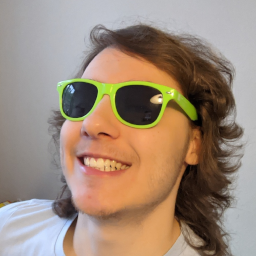
#> input picture profile_pic_2020_256x256.png, 256 x 256 px
$ jupyter execute --allow-errors Homework1.ipynb
#> lines starting #> are read from the running program, lines starting #| are printed output that depends on the picture
[cell 1]
import math
import matplotlib.colors as mcolors
import matplotlib.image as mpimg
import matplotlib.pyplot as plt
import numpy as np

from enum import Enum
from itertools import product
from scipy.signal import convolve2d

# some exercises depend on one another. but convolution is expensive and
# takes time. disable this to produce the data for dependant exercises,
# but skip expensive convolution
enable_convolution = True

# the path of the image to be analyzed
img_path = "profile_pic_2020_256x256.png"

# helper functions
def find_min_max(kernel):
    min = float("inf")
    max = float("-inf")

    for row in kernel:
        for v in row:
            if v < min:
                min = v
            if v > max:
                max = v

    return (min, max)

def make_gradient(kernel):
    min, max = find_min_max(kernel)

    if min <= 0 & 0 <= max:
        center = 0
    else:
        center = 0.5*(min+max)

    # - black for the center is ugly, but human vision is particularily good at
    #   discerning dark values. so black is the ideal color for the center.
    # - yellow and cyan are quite bright in comparison and have a high contrast
    #   to each other. "blue" vs yellow is favorable over red vs green, as red-
    #   green colorblindness is somewhat common, which i want to avoid
    neg = "#00ffff"
    ctr = "#000000"
    pos = "#ffff00"

    if max <= 0:
        gradient = [neg, ctr]
    elif min >= 0:
        gradient = [ctr, pos]
    else:
        gradient = [neg, ctr, pos]

    norm = mcolors.TwoSlopeNorm(vmin=min, vcenter=center, vmax=max)
    cmap = mcolors.LinearSegmentedColormap.from_list(
        "custom_gradient",
        gradient
    )

    return (norm, cmap)


def plot_kernel(kernel):
    norm, cmap = make_gradient(kernel)
    plt.imshow(kernel, norm=norm, cmap=cmap)
    plt.colorbar()
    plt.show()

def apply_and_plot(kernel, img):
    if not enable_convolution:
        return

    kernel_ = normalize(kernel)
    img_ = normalize(img)

    out = convolve2d(img, kernel, mode='same')
    img_[:kernel_.shape[0], :kernel_.shape[1]] = kernel_

    fig, axes = plt.subplots(1, 2)
    axes[0].imshow(img_, cmap="gray")
    axes[1].imshow(out, cmap="gray")
    plt.show()

def normalize(img):
    arr = np.array(img)
    normalized = (arr - arr.min()) / (arr.max() - arr.min())
    return normalized

[cell 2]
# Excercise 4. (A)
print("(A)")

img = mpimg.imread(img_path)
#> img is the input picture: shape (256, 256, 3) float32; mean R, G, B 0.618, 0.539, 0.475
plt.imshow(img)
plt.show()

# prepare image
if img.ndim == 3:
    img = img.mean(axis=2)
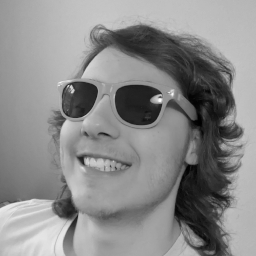
#> img: shape (256, 256) float32; min 0, max 0.992, mean 0.544

plt.imshow(img, cmap="gray")
plt.show()

[cell 3]
# Excercise 4. (B)
print("(B)")

# explanation
print("- L controls the width of the active field in the kernel")
print("- v controls the weight of the surround field")
print("- a positive v finds dark spots in the image")
print("- a negative v finds bright spots in the image")
print("- a wide kernel produces a blurry image")
print("- a large L produces a double image")

print()
print()
print()

# define helper class and function
class BoxParameter:
    def __init__(self, kernel_width, L, v):
        self.kernel_width = kernel_width
        self.L = L
        self.v = v

def make_box_kernel(kernel_width, L, v):
    kernel = np.ones((kernel_width,kernel_width)) * -v
    min = int((kernel_width - L) / 2)
    max = int((kernel_width + L) / 2)
    kernel[min:max, min:max] = 1
    return kernel

# define parameters
box_parameters = [
    BoxParameter(32, L=30, v=5),
    BoxParameter(32, L=16, v=10),
    BoxParameter(32, L=16, v=-10),
    BoxParameter(4, L=2, v=1),
]

# generate, apply kernel and plot resulting image
for p in box_parameters:
    kernel_width = p.kernel_width
    L = p.L
    v = p.v

    print(f"L: {L}")
    print(f"v: {v}")

    kernel = make_box_kernel(kernel_width, L, v)
    plot_kernel(kernel)
    apply_and_plot(kernel, img)
#> this loop made 4 passes
#> pass 1, in normalize, `arr = np.array(img)`:
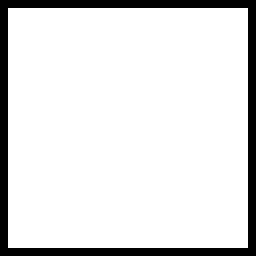
#> arr: shape (32, 32) float64 (shown 8 times larger); values -5 (black) and 1 (white), 87.9% white; black in thin lines or dots

[cell 4]
# Excercise 4. (C)
print("(C)")

# explanation
print("- sigma o controls the width of the gaussian")
print("- w controls the weight of the gaussian")
print("- c stands for center, and s for surround")
print("- but it's easy to choose a sigma_c that is bigger than sigma_s, to produce an inhibiting receptive field")
print("- a small gaussian filter detects details")
print("- a large gaussian filter detects broader structures (ie it blurrs the image)")
print("- depending on the sign of the gaussian, the receptive field may detect bright or dark spots")

print()
print()
print()

# define helper class and function
class GaussianParameter:
    def __init__(self, kernel_width, wc, oc, ws, os):
        self.kernel_width = kernel_width
        self.wc = wc
        self.oc = oc
        self.ws = ws
        self.os = os

# https://www.desmos.com/calculator/ytrkggiqib
def make_gaussian_kernel(p: GaussianParameter):
    kernel = np.zeros((p.kernel_width, p.kernel_width))

    for iy in range(p.kernel_width):
        for ix in range(p.kernel_width):
            x = ix - int(p.kernel_width / 2)
            y = iy - int(p.kernel_width / 2)

            x2 = x * x
            y2 = y * y
            x2y2 = x2 + y2
            wc = p.wc
            ws = p.ws
            oc = p.oc
            os = p.os
            oc2 = oc * oc
            os2 = os * os

            k1 = (wc / oc2) * math.exp(- x2y2 / (2 * oc2))
            k2 = (ws / os2) * math.exp(- x2y2 / (2 * os2))
            k = k1 - k2

            kernel[ix, iy] = k

    return kernel

# define parameters
N = 32
gaussian_parameters = [
    GaussianParameter(N, wc=1.1, oc=8, ws=1, os=24),
    GaussianParameter(N, wc=4.4, oc=1.5, ws=6.2, os=5),
    GaussianParameter(N, wc=4.8, oc=3, ws=3.5, os=1.8),
]

# generate, apply kernel and plot resulting image
for p in gaussian_parameters:
    print(f"wc: {p.wc}")
    print(f"oc: {p.oc}")
    print(f"ws: {p.ws}")
    print(f"os: {p.os}")

    kernel = make_gaussian_kernel(p)
    plot_kernel(kernel)
    apply_and_plot(kernel, img)
#> this loop made 3 passes
#> pass 1, in apply_and_plot (call 5), `out = convolve2d(img, kernel, mode='same')`:
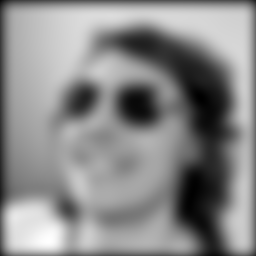
#> out: shape (256, 256) float64; min 0.49, max 4.13, mean 2.46; drawn with min black and max white
#> after the loop:
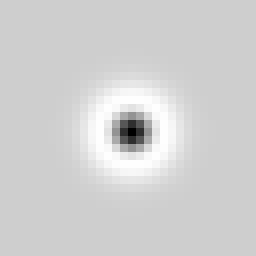
#> kernel: shape (32, 32) float64 (shown 8 times larger); min -0.547, max 0.129, mean 0.00798; drawn with min black and max white

# explanation
# sigma o controls the width of the gaussian, omega w the weight or amplitude

[cell 5]
# Excercise 4. (D) + (E)
print("(D) + (E)")

# explanation
print("- ox controls the width of the receptive field")
print("- oy controls the height of the receptive field")
print("- k is the frequency of the grating inside the receptive field and")
print("- phi is the phase of the grating inside the receptive field")
print("- the gabor filter detects edges and/or parallel lines")
print("- the higher the frequency, the more parallel lines will be detected")
print("- dependant on x and y, the gabor filter may select for horizontal or vertical edges and/or parallel lines")

print()
print()
print()

# define helper class and function
class Orientation(Enum):
    HORIZONTAL = 1
    VERTICAL = 2

class GaborParameter:
    def __init__(
        self,
        kernel_width,
        ox,
        oy,
        k,
        phi,
    ):
        self.kernel_width = kernel_width
        self.ox = ox
        self.oy = oy
        self.k = k
        self.phi = phi

# https://www.desmos.com/calculator/qg2mdr2mqz
def make_gabor_kernel(p: GaborParameter, orientation):
    kernel = np.zeros((p.kernel_width, p.kernel_width))

    for iy in range(p.kernel_width):
        for ix in range(p.kernel_width):
            x = ix - int(p.kernel_width / 2)
            y = iy - int(p.kernel_width / 2)

            ox = p.ox
            oy = p.oy
            k = p.k
            phi = p.phi

            if orientation == Orientation.VERTICAL:
                val = x
            else:
                val = y

            exp = math.exp(-((x*x)/(2*ox*ox))-((y*y)/(2*oy*oy)))
            cos = math.cos(k * val + phi)
            k = exp * cos

            kernel[ix, iy] = k

    return kernel

# define parameters
N = 32
gabor_parameters = [
    GaborParameter(N, ox=3.0, oy=4.5, k=2 * 2 * math.pi / N, phi=math.pi/2),
    GaborParameter(N, ox=3.0, oy=4.5, k=4 * 2 * math.pi / N, phi=0),
]

# generate, apply kernel and plot resulting image
for p in gabor_parameters:
    print(f"ox: {p.ox}")
    print(f"oy: {p.oy}")
    print(f"k: {p.k}")
    print(f"phi: {p.phi}")

    kernel_vertical = make_gabor_kernel(p, Orientation.VERTICAL)
    kernel_horizontal = make_gabor_kernel(p, Orientation.HORIZONTAL)

    # plot kernel
    fig, axes = plt.subplots(1, 2)

    norm, cmap = make_gradient(kernel_vertical)
    im0 = axes[0].imshow(kernel_vertical, norm=norm, cmap=cmap)
    fig.colorbar(im0, ax=axes[0])

    norm, cmap = make_gradient(kernel_horizontal)
    im1 = axes[1].imshow(kernel_horizontal, norm=norm, cmap=cmap)
    fig.colorbar(im1, ax=axes[1])

    fig.subplots_adjust(wspace=0.5)

    plt.show()
    apply_and_plot(kernel_vertical, img)
    apply_and_plot(kernel_horizontal, img)
#> this loop made 2 passes
#> pass 1, in apply_and_plot (call 8), `out = convolve2d(img, kernel, mode='same')`:
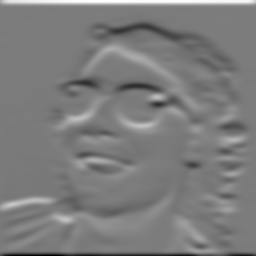
#> out: shape (256, 256) float64; min -18.35, max 19.37, mean 0.114; drawn with min black and max white
#> pass 1, in apply_and_plot (call 9), `plt.show()`:
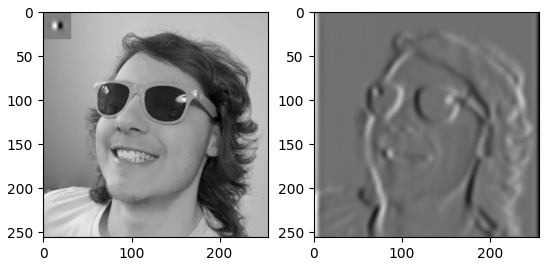
#> figure drawn by matplotlib, 2 panels
#> after the loop:
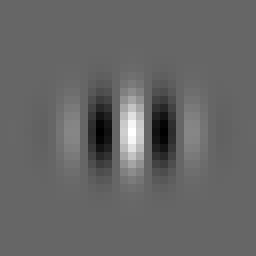
#> kernel_horizontal: shape (32, 32) float64 (shown 8 times larger); min -0.674, max 1, mean 0.000141; drawn with min black and max white
#> after the loop:
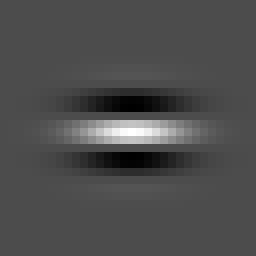
#> kernel_vertical: shape (32, 32) float64 (shown 8 times larger); min -0.429, max 1, mean 0.00516; drawn with min black and max white

[cell 6]
# Excercise 4. (F) + (G)
print("(F) + (G)")

# explanation
print("- g(k) is the contrast sensitivity function, which represents which wave/grating produces the greates neural response of a receptive field")
print("=> this is equivalent to the furier transform")
print("- k is close to k_hat, but it still differs. i suspect that's due to the finite nature of this kernel, producing slight artefacts")

print()
print()
print()

# define helper functions
def g_(kernel, k, callback):
    height, width = kernel.shape

    g = 0

    for iy in range(height):
        for ix in range(width):
            x = ix - int(width / 2)
            y = iy - int(height / 2)

            pixel = kernel[iy,ix]
            cos = callback(k * x)
            g += pixel * cos

    return g

def g_c(kernel, k):
    return g_(kernel, k, math.cos)

def g_s(kernel, k):
    return g_(kernel, k, math.sin)

def g(kernel, k):
    gs = g_s(kernel, k)
    gc = g_c(kernel, k)

    return math.sqrt(gs * gs + gc * gc)

# run contrast sensitivity function
for p in gabor_parameters:

    if not enable_convolution:
        break

    kernel = make_gabor_kernel(p, Orientation.HORIZONTAL)
    plot_kernel(kernel)

    x_values = np.linspace(0, 1, 1000)
    y_values = [g(kernel, x) for x in x_values]

    idx_max = np.argmax(y_values)
    k = x_values[idx_max]
    k_hat = p.k

    print(f"k_hat =     {p.k}")
    print(f"k =         {k}")
    print(f"k - k_hat = {k - k_hat}")

    plt.plot(x_values, y_values)
    plt.xlabel("spatial frequency k=1/L")
    plt.ylabel("contrast sensitivity g(k)")
    plt.show()
#> this loop made 2 passes
#> pass 1, in plot_kernel (call 8), `plt.show()`:
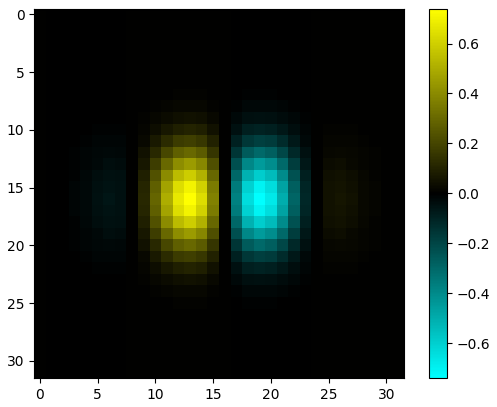
#> figure drawn by matplotlib, 2 panels
#> pass 2, `plt.show()`:
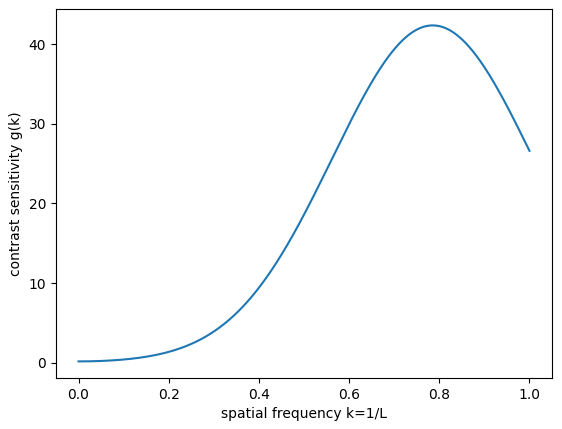
#> figure drawn by matplotlib, 1 panel; curve peaks at x = 0.786, y = 42.39
